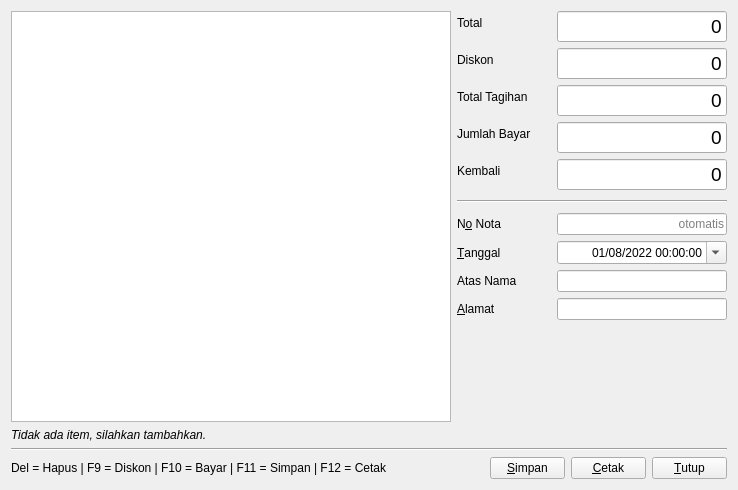
<?xml version="1.0" encoding="UTF-8"?>
<ui version="4.0">
 <class>SalesOrderEditor</class>
 <widget class="QDialog" name="SalesOrderEditor">
  <property name="geometry">
   <rect>
    <x>0</x>
    <y>0</y>
    <width>738</width>
    <height>490</height>
   </rect>
  </property>
  <property name="windowTitle">
   <string>Catat Penjualan</string>
  </property>
  <layout class="QVBoxLayout" name="verticalLayout_2">
   <item>
    <layout class="QHBoxLayout" name="horizontalLayout_3" stretch="1,0">
     <item>
      <layout class="QVBoxLayout" name="itemsLayout">
       <item>
        <widget class="TableView" name="tableView">
         <property name="font">
          <font>
           <pointsize>12</pointsize>
          </font>
         </property>
         <property name="alternatingRowColors">
          <bool>true</bool>
         </property>
         <property name="selectionMode">
          <enum>QAbstractItemView::SingleSelection</enum>
         </property>
         <property name="selectionBehavior">
          <enum>QAbstractItemView::SelectRows</enum>
         </property>
        </widget>
       </item>
       <item>
        <widget class="QLabel" name="recordInfoLabel">
         <property name="font">
          <font>
           <italic>true</italic>
          </font>
         </property>
         <property name="text">
          <string>Tidak ada item, silahkan tambahkan.</string>
         </property>
        </widget>
       </item>
      </layout>
     </item>
     <item>
      <layout class="QVBoxLayout" name="verticalLayout">
       <property name="spacing">
        <number>10</number>
       </property>
       <item>
        <widget class="QWidget" name="PaymentWidget" native="true">
         <layout class="QFormLayout" name="formLayout">
          <property name="horizontalSpacing">
           <number>10</number>
          </property>
          <property name="verticalSpacing">
           <number>6</number>
          </property>
          <property name="leftMargin">
           <number>0</number>
          </property>
          <property name="topMargin">
           <number>0</number>
          </property>
          <property name="rightMargin">
           <number>0</number>
          </property>
          <property name="bottomMargin">
           <number>0</number>
          </property>
          <item row="0" column="0">
           <widget class="QLabel" name="label_5">
            <property name="minimumSize">
             <size>
              <width>90</width>
              <height>0</height>
             </size>
            </property>
            <property name="text">
             <string>Total</string>
            </property>
            <property name="buddy">
             <cstring>totalEdit</cstring>
            </property>
           </widget>
          </item>
          <item row="0" column="1">
           <widget class="QLineEdit" name="totalEdit">
            <property name="maximumSize">
             <size>
              <width>170</width>
              <height>16777215</height>
             </size>
            </property>
            <property name="font">
             <font>
              <pointsize>14</pointsize>
             </font>
            </property>
            <property name="styleSheet">
             <string notr="true"/>
            </property>
            <property name="text">
             <string>0</string>
            </property>
            <property name="maxLength">
             <number>20</number>
            </property>
            <property name="alignment">
             <set>Qt::AlignRight|Qt::AlignTrailing|Qt::AlignVCenter</set>
            </property>
            <property name="readOnly">
             <bool>true</bool>
            </property>
           </widget>
          </item>
          <item row="1" column="0">
           <widget class="QLabel" name="label_6">
            <property name="text">
             <string>Diskon</string>
            </property>
            <property name="buddy">
             <cstring>discountEdit</cstring>
            </property>
           </widget>
          </item>
          <item row="1" column="1">
           <widget class="QLineEdit" name="discountEdit">
            <property name="maximumSize">
             <size>
              <width>170</width>
              <height>16777215</height>
             </size>
            </property>
            <property name="font">
             <font>
              <pointsize>14</pointsize>
             </font>
            </property>
            <property name="styleSheet">
             <string notr="true"/>
            </property>
            <property name="text">
             <string>0</string>
            </property>
            <property name="maxLength">
             <number>20</number>
            </property>
            <property name="alignment">
             <set>Qt::AlignRight|Qt::AlignTrailing|Qt::AlignVCenter</set>
            </property>
           </widget>
          </item>
          <item row="2" column="0">
           <widget class="QLabel" name="label_7">
            <property name="text">
             <string>Total Tagihan</string>
            </property>
            <property name="buddy">
             <cstring>totalPaymentEdit</cstring>
            </property>
           </widget>
          </item>
          <item row="2" column="1">
           <widget class="QLineEdit" name="totalPaymentEdit">
            <property name="maximumSize">
             <size>
              <width>170</width>
              <height>16777215</height>
             </size>
            </property>
            <property name="font">
             <font>
              <pointsize>14</pointsize>
             </font>
            </property>
            <property name="styleSheet">
             <string notr="true"/>
            </property>
            <property name="text">
             <string>0</string>
            </property>
            <property name="maxLength">
             <number>20</number>
            </property>
            <property name="alignment">
             <set>Qt::AlignRight|Qt::AlignTrailing|Qt::AlignVCenter</set>
            </property>
            <property name="readOnly">
             <bool>true</bool>
            </property>
           </widget>
          </item>
          <item row="3" column="0">
           <widget class="QLabel" name="label_8">
            <property name="text">
             <string>Jumlah Bayar</string>
            </property>
            <property name="buddy">
             <cstring>totalPaidEdit</cstring>
            </property>
           </widget>
          </item>
          <item row="3" column="1">
           <widget class="QLineEdit" name="totalPaidEdit">
            <property name="maximumSize">
             <size>
              <width>170</width>
              <height>16777215</height>
             </size>
            </property>
            <property name="font">
             <font>
              <pointsize>14</pointsize>
             </font>
            </property>
            <property name="styleSheet">
             <string notr="true"/>
            </property>
            <property name="text">
             <string>0</string>
            </property>
            <property name="maxLength">
             <number>20</number>
            </property>
            <property name="alignment">
             <set>Qt::AlignRight|Qt::AlignTrailing|Qt::AlignVCenter</set>
            </property>
           </widget>
          </item>
          <item row="4" column="0">
           <widget class="QLabel" name="label_9">
            <property name="text">
             <string>Kembali</string>
            </property>
            <property name="buddy">
             <cstring>exchangeEdit</cstring>
            </property>
           </widget>
          </item>
          <item row="4" column="1">
           <widget class="QLineEdit" name="exchangeEdit">
            <property name="maximumSize">
             <size>
              <width>170</width>
              <height>16777215</height>
             </size>
            </property>
            <property name="font">
             <font>
              <pointsize>14</pointsize>
             </font>
            </property>
            <property name="styleSheet">
             <string notr="true"/>
            </property>
            <property name="text">
             <string>0</string>
            </property>
            <property name="maxLength">
             <number>20</number>
            </property>
            <property name="alignment">
             <set>Qt::AlignRight|Qt::AlignTrailing|Qt::AlignVCenter</set>
            </property>
            <property name="readOnly">
             <bool>true</bool>
            </property>
           </widget>
          </item>
         </layout>
        </widget>
       </item>
       <item>
        <widget class="Line" name="line_2">
         <property name="orientation">
          <enum>Qt::Horizontal</enum>
         </property>
        </widget>
       </item>
       <item>
        <widget class="QWidget" name="widget" native="true">
         <layout class="QFormLayout" name="formLayout_2">
          <property name="horizontalSpacing">
           <number>10</number>
          </property>
          <property name="leftMargin">
           <number>0</number>
          </property>
          <property name="topMargin">
           <number>0</number>
          </property>
          <property name="rightMargin">
           <number>0</number>
          </property>
          <property name="bottomMargin">
           <number>0</number>
          </property>
          <item row="0" column="0">
           <widget class="QLabel" name="label_4">
            <property name="minimumSize">
             <size>
              <width>90</width>
              <height>0</height>
             </size>
            </property>
            <property name="text">
             <string>N&amp;o Nota</string>
            </property>
            <property name="buddy">
             <cstring>idEdit</cstring>
            </property>
           </widget>
          </item>
          <item row="0" column="1">
           <widget class="QLineEdit" name="idEdit">
            <property name="minimumSize">
             <size>
              <width>0</width>
              <height>0</height>
             </size>
            </property>
            <property name="maximumSize">
             <size>
              <width>170</width>
              <height>16777215</height>
             </size>
            </property>
            <property name="alignment">
             <set>Qt::AlignRight|Qt::AlignTrailing|Qt::AlignVCenter</set>
            </property>
            <property name="readOnly">
             <bool>true</bool>
            </property>
            <property name="placeholderText">
             <string>otomatis</string>
            </property>
           </widget>
          </item>
          <item row="1" column="0">
           <widget class="QLabel" name="label">
            <property name="text">
             <string>&amp;Tanggal</string>
            </property>
            <property name="buddy">
             <cstring>dateTimeEdit</cstring>
            </property>
           </widget>
          </item>
          <item row="1" column="1">
           <widget class="QDateTimeEdit" name="dateTimeEdit">
            <property name="minimumSize">
             <size>
              <width>0</width>
              <height>0</height>
             </size>
            </property>
            <property name="maximumSize">
             <size>
              <width>170</width>
              <height>16777215</height>
             </size>
            </property>
            <property name="alignment">
             <set>Qt::AlignRight|Qt::AlignTrailing|Qt::AlignVCenter</set>
            </property>
            <property name="dateTime">
             <datetime>
              <hour>0</hour>
              <minute>0</minute>
              <second>0</second>
              <year>2022</year>
              <month>8</month>
              <day>1</day>
             </datetime>
            </property>
            <property name="time">
             <time>
              <hour>0</hour>
              <minute>0</minute>
              <second>0</second>
             </time>
            </property>
            <property name="displayFormat">
             <string>dd/MM/yyyy HH:mm:ss</string>
            </property>
            <property name="calendarPopup">
             <bool>true</bool>
            </property>
           </widget>
          </item>
          <item row="2" column="0">
           <widget class="QLabel" name="label_2">
            <property name="text">
             <string>Atas Nama</string>
            </property>
            <property name="buddy">
             <cstring>customerNameEdit</cstring>
            </property>
           </widget>
          </item>
          <item row="2" column="1">
           <widget class="QLineEdit" name="customerNameEdit">
            <property name="minimumSize">
             <size>
              <width>0</width>
              <height>0</height>
             </size>
            </property>
            <property name="maximumSize">
             <size>
              <width>170</width>
              <height>16777215</height>
             </size>
            </property>
           </widget>
          </item>
          <item row="3" column="0">
           <widget class="QLabel" name="label_3">
            <property name="text">
             <string>&amp;Alamat</string>
            </property>
            <property name="buddy">
             <cstring>customerAddressEdit</cstring>
            </property>
           </widget>
          </item>
          <item row="3" column="1">
           <widget class="QLineEdit" name="customerAddressEdit">
            <property name="maximumSize">
             <size>
              <width>170</width>
              <height>16777215</height>
             </size>
            </property>
           </widget>
          </item>
         </layout>
        </widget>
       </item>
       <item>
        <spacer name="verticalSpacer">
         <property name="orientation">
          <enum>Qt::Vertical</enum>
         </property>
         <property name="sizeHint" stdset="0">
          <size>
           <width>20</width>
           <height>40</height>
          </size>
         </property>
        </spacer>
       </item>
      </layout>
     </item>
    </layout>
   </item>
   <item>
    <widget class="Line" name="line">
     <property name="orientation">
      <enum>Qt::Horizontal</enum>
     </property>
    </widget>
   </item>
   <item>
    <layout class="QHBoxLayout" name="horizontalLayout_2">
     <property name="spacing">
      <number>6</number>
     </property>
     <item>
      <widget class="QLabel" name="shortcutLabel">
       <property name="text">
        <string>Del = Hapus | F9 = Diskon | F10 = Bayar | F11 = Simpan | F12 = Cetak</string>
       </property>
      </widget>
     </item>
     <item>
      <spacer name="horizontalSpacer_2">
       <property name="orientation">
        <enum>Qt::Horizontal</enum>
       </property>
       <property name="sizeHint" stdset="0">
        <size>
         <width>278</width>
         <height>20</height>
        </size>
       </property>
      </spacer>
     </item>
     <item>
      <widget class="QPushButton" name="saveButton">
       <property name="minimumSize">
        <size>
         <width>75</width>
         <height>0</height>
        </size>
       </property>
       <property name="text">
        <string>&amp;Simpan</string>
       </property>
       <property name="icon">
        <iconset resource="../../app.qrc">
         <normaloff>:/icons/save</normaloff>:/icons/save</iconset>
       </property>
       <property name="iconSize">
        <size>
         <width>20</width>
         <height>20</height>
        </size>
       </property>
       <property name="autoDefault">
        <bool>false</bool>
       </property>
      </widget>
     </item>
     <item>
      <widget class="QPushButton" name="printButton">
       <property name="minimumSize">
        <size>
         <width>75</width>
         <height>0</height>
        </size>
       </property>
       <property name="text">
        <string>&amp;Cetak</string>
       </property>
       <property name="icon">
        <iconset resource="../../app.qrc">
         <normaloff>:/icons/print</normaloff>:/icons/print</iconset>
       </property>
       <property name="iconSize">
        <size>
         <width>20</width>
         <height>20</height>
        </size>
       </property>
       <property name="autoDefault">
        <bool>false</bool>
       </property>
      </widget>
     </item>
     <item>
      <widget class="QPushButton" name="cancelButton">
       <property name="minimumSize">
        <size>
         <width>75</width>
         <height>0</height>
        </size>
       </property>
       <property name="text">
        <string>&amp;Tutup</string>
       </property>
       <property name="icon">
        <iconset resource="../../app.qrc">
         <normaloff>:/icons/clear</normaloff>:/icons/clear</iconset>
       </property>
       <property name="iconSize">
        <size>
         <width>20</width>
         <height>20</height>
        </size>
       </property>
       <property name="autoDefault">
        <bool>false</bool>
       </property>
      </widget>
     </item>
    </layout>
   </item>
  </layout>
 </widget>
 <customwidgets>
  <customwidget>
   <class>TableView</class>
   <extends>QTableView</extends>
   <header location="global">tableview.h</header>
  </customwidget>
 </customwidgets>
 <tabstops>
  <tabstop>tableView</tabstop>
  <tabstop>totalEdit</tabstop>
  <tabstop>discountEdit</tabstop>
  <tabstop>totalPaymentEdit</tabstop>
  <tabstop>totalPaidEdit</tabstop>
  <tabstop>exchangeEdit</tabstop>
  <tabstop>idEdit</tabstop>
  <tabstop>dateTimeEdit</tabstop>
  <tabstop>customerNameEdit</tabstop>
  <tabstop>customerAddressEdit</tabstop>
  <tabstop>saveButton</tabstop>
  <tabstop>printButton</tabstop>
  <tabstop>cancelButton</tabstop>
 </tabstops>
 <resources>
  <include location="../../app.qrc"/>
 </resources>
 <connections/>
</ui>
